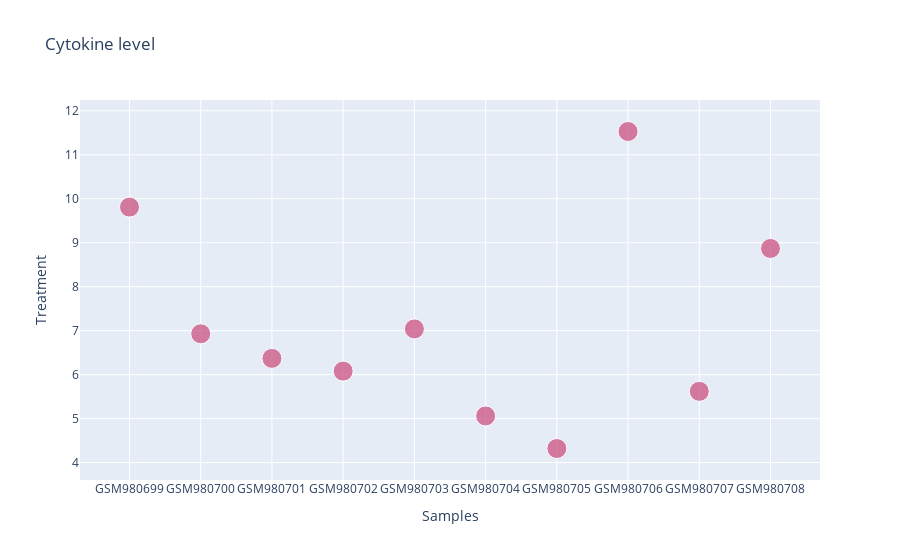

Notebook source saved alongside this figure:
### Markdown cell above
#### Column Treatment

### Code cell
fig = go.Figure(data=[go.Scatter(
    x=df['Samples'][0:10],
    y=df['Treatment'][0:10],
    mode='markers',
    marker=dict(
        color=[105, 105, 105, 105, 105, 105,105,105,105,105],
        size=[20, 20, 20, 20, 20, 20,20,20,20,20],
                )
)])
fig.update_layout(
    title='Cytokine level',
    xaxis_title="Samples",
    yaxis_title="Treatment",
)
fig.show()

### Figure 1 — Plotly figure (JSON) as saved in the notebook; plotly's stock layout.template omitted (floating-point values rounded to 4 significant figures)
{"data": [{"marker": {"color": [105, 105, 105, 105, 105, 105, 105, 105, 105, 105], "size": [20, 20, 20, 20, 20, 20, 20, 20, 20, 20]}, "mode": "markers", "type": "scatter", "x": ["GSM980699", "GSM980700", "GSM980701", "GSM980702", "GSM980703", "GSM980704", "GSM980705", "GSM980706", "GSM980707", "GSM980708"], "y": [9.81, 6.93, 6.37, 6.08, 7.04, 5.06, 4.32, 11.53, 5.62, 8.87]}], "layout": {"title": {"text": "Cytokine level"}, "xaxis": {"title": {"text": "Samples"}}, "yaxis": {"title": {"text": "Treatment"}}}}
